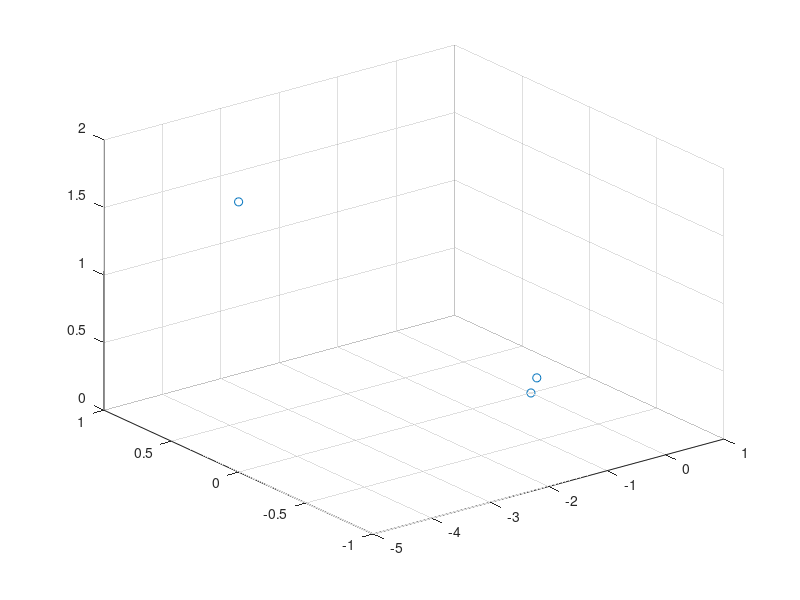

MATLAB code for this plot: (Note: this script raises an error after producing the figure.)
close all;
clear all;
clc;

disp('3.Q1.1.1')
R = eye(3);
t1 = [0;0;0];
t2 = [-5;0;2];
t3 = [0.1;0;0.1];
P1 = [R t1];
P2 = [R t2];
P3 = [R t3];
disp('P1:');
disp(P1);
disp('P2:');
disp(P2);
disp('P3:');
disp(P3);

disp('3.Q1.1.2')
Q1 = [2;4;10;1];
q11 = P1 * Q1;
q11 = q11 / q11(3,1);
q12 = P2 * Q1;
q12 = q12 / q12(3,1);
q13 = P3 * Q1;
q13 = q13 / q13(3,1);
disp('q11:');
disp(q11);
disp('q12:');
disp(q12);
disp('q13:');
disp(q13);

disp('3.Q1.1.3')
figure();
scatter3([t1(1) t2(1) t3(1)], [t1(2) t2(2) t3(2)], [t1(3) t2(3) t3(3)]);
disp('All cameras in the same plane, pointing in the same direction');
disp('Camera one and three very close together, camera two further away');

disp('3.Q1.2')
Q = Est3D(q11, P1, q12, P2);
Q = Q / Q(4,1);
disp('Q:');
disp(Q);
disp('Q1:');
disp(Q1);

disp('3.Q1.2.1')
q21 = [-0.1667; 0.3333; 1];
q22 = [-0.5000; 0.2857; 1];
Q2 = Est3D(q21, P1, q22, P2);
Q2 = Q2 / Q2(4,1);
disp('Q2:');
disp(Q2);

disp('3.Q1.2.2')
q23 = P3 * Q2;
q23 = q23 / q23(3,1);
disp('q23:');
disp(q23);

disp('3.Q1.3.1')
Q2 = [-2; 4; 12; 1];
q22 = P2 * Q2;
q22 = q22 / q22(3,1);
q23 = P3 * Q2;
q23 = q23 / q23(3,1);

q22n = q22 + [0.1; 0.1; 0];
q23n = q23 + [0.1; 0.1; 0];

disp('3.Q1.3.2')
Q2n2 = Est3D(q21, P1, q22n, P2);
Q2n2 = Q2n2 / Q2n2(4,1);
disp('Q2n2:');
disp(Q2n2);

disp('3.Q1.3.3')
Q2n3 = Est3D(q21, P1, q23n, P2);
Q2n3 = Q2n3 / Q2n3(4,1);
disp('Q2n3:');
disp(Q2n3);

disp('3.Q1.3.4')
disp('Geometry, man!');

disp('3.Q1.4')
clear all;
close all;
load TwoImageData.mat
P1 = A * [R1 T1];
P2 = A * [R2 T2];
fig1 = figure('Name', 'IM1');
imshow(im1);
fig2 = figure('Name', 'IM2');
imshow(im2);
%{
[x2 y2] = ginput(1);
figure(fig1);
[x1 y1] = ginput(1);
disp('2::');
disp([x2 y2]);
disp('1::');
disp([x1 y1]);
%}

%{
x2 = 406.71;
y2 = 306.39;
x1 = 401.87;
y1 = 308.00;
%}

x2 = (406.71 - 401.39) / 401.39;
y2 = (306.39 - 308.09) / 308.09;
x1 = (401.87 - 401.39) / 401.39;
y1 = (308.00 - 308.09) / 308.09;

disp(x1);
disp(y1);
disp(x2);
disp(y2);

Q = Est3D([x1; y1; 1], P1, [x2; y2; 1], P2);
disp('Q:');
Q = Q / Q(4,1);
disp(Q);

disp('3.Q2')

